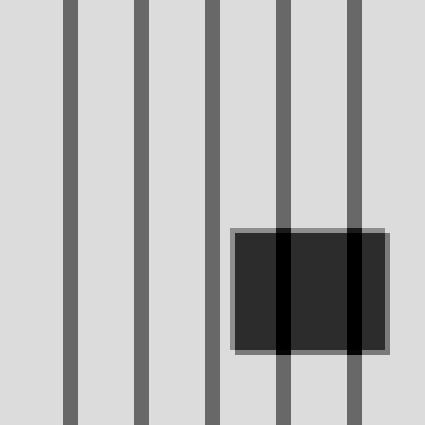
%> input picture code/new/results/cTest/demo.jpg, 425 x 425 px
$ octave demoTest.m   (GNU Octave 9; MATLAB toolbox functions it lacks are replaced by stand-ins)
%> lines starting %> are read from the running program, lines starting %| are printed output that depends on the picture
### code/new/kernel/estKernel.m
function [dx, dy, c] =  estKernel(I)
%% estimate the shift [dx dy] and the attenuation c
dim = ndims(I);
if dim == 3
    I = rgb2gray(I);
end
% Laplacian = [0 -1 0; -1 4 -1; 0 -1 0];
% resp = imfilter(I, Laplacian); % extract edge

hy = fspecial('sobel');
hx = hy';
Iy = imfilter(double(I), hy, 'replicate');
Ix = imfilter(double(I), hx, 'replicate');
gI = sqrt(Ix.^2+Iy.^2);
resp = gI;
resp(abs(resp)>0.2) = 0;      % eliminate the strong edge that are likely
                           % belong to transmission layer)

auto_corr = xcorr2(abs(resp), abs(resp));

bdry = ceil(min(size(I))/2);         % eliminate the autocorrelation in boundary
auto_corr = auto_corr(1+bdry:end-bdry, 1+bdry:end-bdry);

max_1 = ordfilt2(auto_corr, 25, true(5));

center = ceil(size(auto_corr)/2);
auto_corr(center(1) - 6 : center(1) + 6, center(2) - 6 : center(2) + 6) = 0; % remove the autocorrelation in the neighbour of center for the edge have width

a = (auto_corr == max_1);
r = 5;
mask = zeros(2*r+1);
for i = 1:2*r+1
    for j = 1:2*r+1
        if (i-r-1)^2+(j-r-1)^2 <= r*r
            mask(i,j) = 1;
        end
    end
end
fa = imfilter(double(a),mask);
faa = fa.*a;
candidates = find(faa == 1);
candidates_val = auto_corr(candidates);

cur_max = 0;
dy = 0;
dx = 0;
offset = (size(auto_corr)+1)/2;
for i = 1 : length(candidates)
    if (candidates_val(i) >= cur_max)
        [dy, dx] = ind2sub(size(auto_corr), candidates(i));
        dy = dy - offset(1);
        dx = dx - offset(2);
        cur_max = candidates_val(i); % current maximum
    end
end
dx = ceil(dx);
dy = ceil(dy);
c = estAttenuation(I, dx, dy);

### code/new/kernel/estAttenuation.m
function [c,score,w,attn] = estAttenuation(I, dx, dy)
% estimate the attenuation c of double reflection with shift [dx dy]
if size(I,3)~=1
    I = rgb2gray(I);
end
cns = corner(I);
hw = 18;
% m = [];
score = zeros(size(cns,1),1);
attn = score*0;
w = score*0;
eps = 0.001;

for i = 1 : size(cns,1)
    p1 = get_patch(I, cns(i,1), cns(i,2), hw);
    p2 = get_patch(I, cns(i,1) + dx, cns(i,2) + dy, hw);
    if ~isempty(p1) && ~isempty(p2)
        p1 = double(p1(:)); p2 = double(p2(:));
        %p1 = p1 - mean(p1); p2 = p2 - mean(p2);
        score(i) = sum(p1.*p2)/sum(p1.^2).^0.5/sum(p2.^2).^0.5;
        attn(i) = (max(p2)-min(p2)+eps)/(max(p1)-min(p1)+eps);
        if (attn(i) < 1) && (attn(i) > 0)
            w(i) = exp(-score(i)/(2*0.2^2));
        end
    end
end
c = sum(w.*attn)/sum(w);


function p = get_patch(I, x, y, hw)
if (x>hw)&&(x<size(I,2)-hw)&&(y>hw)&&(y<size(I,1)-hw)
    p=I(y-hw:y+hw, x-hw:x+hw);
else
    p=[];
end

### code/new/kernel/kernel.m
function [dx, dy, c] =  kernel(I)
%% estimate the shift [dx dy] and the attenuation c
dim = ndims(I);
if dim == 3
    I = rgb2gray(I);
end
% Laplacian = [0 -1 0; -1 4 -1; 0 -1 0];
% resp = imfilter(I, Laplacian);

hy = fspecial('sobel');
hx = hy';
Iy = imfilter(double(I), hy, 'replicate');
Ix = imfilter(double(I), hx, 'replicate');
gI = sqrt(Ix.^2+Iy.^2);

cen = 3;
[~,ce] = kmeans(gI(:),cen);
[cv,~] = sort(ce,'descend');
%gI(gI > cv(2)) = 0;
resp = gI;
resp(abs(resp)>0.2) = 0;

auto_corr = xcorr2(abs(resp), abs(resp)); % 对edge map求自相关矩阵
                                          % 若移动越界，则其余部分补为0
                                          % c(i,j):原图与原图下移i右移j的卷积

bdry = ceil(min(size(I))/2);         % eliminate the autocorrelation in boundary
auto_corr = auto_corr(1+bdry:end-bdry, 1+bdry:end-bdry);

max_1 = ordfilt2(auto_corr, 25, true(5));

center = size(I) - bdry;
auto_corr(center(1), center(2)) = 0;

a = (auto_corr == max_1);
candidates = find(a == 1);
candidates_val = auto_corr(candidates);

offset = (size(auto_corr)+1)/2;
cur_max = 0; dx = 0; dy = 0;

for i = 1 : length(candidates)
    [cur_y, cur_x] = ind2sub(size(auto_corr), candidates(i));
    cur_y = cur_y - offset(1); cur_x = cur_x - offset(2);
    cur_c = attenuation(I,cur_x,cur_y);
    if (candidates_val(i) >= cur_max) && (cur_c < 0.9)
        dy = cur_y; dx = cur_x; c = cur_c;
        cur_max = candidates_val(i); % current maximum
    end
end
end

### code/new/kernel/attenuation.m
function [c,score,w,attn] = attenuation(I, dx, dy)
% estimate the attenuation c of double reflection with shift [dx dy]
if size(I,3)~=1
    I = rgb2gray(I);
end
cns = corner(I);
hw = ceil(min(abs(dx),abs(dy))/2);
ave = fspecial('average',[3,3]);
psize = 2*hw + 1; center = (psize^2+1)/2; eps = 0.01;
ind = vec(1:psize^2); beta = exp(-abs(ind-center)/psize^2);
% m = [];
score = zeros(size(cns,1),1);
attn = score*0;
w = score*0;
for j = 1 : size(cns,1)
    p1 = get_patch(I, cns(j,1), cns(j,2), hw);
    p2 = get_patch(I, cns(j,1) + dx, cns(j,2) + dy, hw);
    p1_ave = imfilter(p1,ave); p2_ave = imfilter(p2,ave);
    if ~isempty(p1) && ~isempty(p2)
        p1 = double(p1(:)); p2 = double(p2(:));
        p1_ave = double(p1_ave(:)); p2_ave = double(p2_ave(:));
        np1 = (sum(p1.^2))^0.5; np2 = (sum(p2.^2))^0.5;
        %p1 = p1 - mean(p1); p2 = p2 - mean(p2);
        if (np1 == 0) || (np2 == 0)
            score(j) = 0;
        else
            score(j) = sum(p1.*p2)/np1/np2;
        end
        attn(j) = sum(beta.*((p2_ave+eps)./(p1_ave+eps))) / sum(beta);
        if (attn(j) < 1) && ( attn(j) > 0)
            w(j) = exp(10*(score(j)-1)); % w(j) = exp(-score(j)/(2*0.2^2));
        end
    end
end
c = sum(w.*attn)/sum(w);


% [6 lines left out: function get_patch, not called in this run]

### code/new/garbage/demoTest.m
% kernel和estKernel都未去除强边
addpath('experiments');
addpath('results\demo_real_deghost');
I = imread('demo.jpg');
%> I is the input picture: size 425x425 uint8; min 0, max 247, mean 182.5
%I = im2double(imread('A9RF22E.png')); I = rgb2gray(I);

[dx1,dy1,c1] = estKernel(I); % [0,0,NAN]
%> in estKernel, `Iy = imfilter(double(I), hy, 'replicate');`:
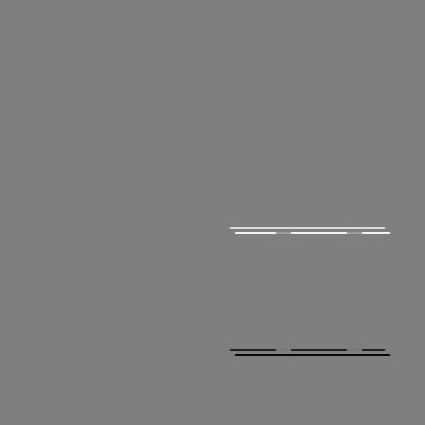
%> Iy: size 425x425 double; min -424, max 427, mean 0; drawn with min black and max white
%> in estKernel, `Ix = imfilter(double(I), hx, 'replicate');`:
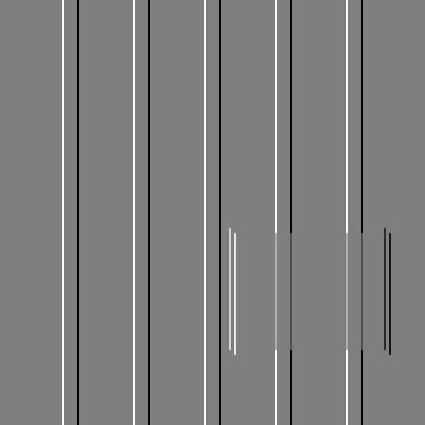
%> Ix: size 425x425 double; min -472, max 472, mean 0; drawn with min black and max white
%> in estKernel, `gI = sqrt(Ix.^2+Iy.^2);`:
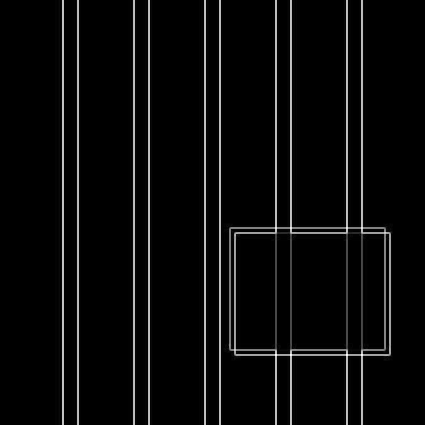
%> gI: size 425x425 double; min 0, max 617.2, mean 25.7; drawn with min black and max white
%> in estKernel, `resp(abs(resp)>0.2) = 0;`: resp: size 425x425 double; every value is 0
%> in estKernel, `auto_corr = xcorr2(abs(resp), abs(resp));`: auto_corr: size 849x849 double; every value is 0
%> in estKernel, `auto_corr = auto_corr(1+bdry:end-bdry, 1+bdry:end-bdry);`: auto_corr: size 423x423 double; every value is 0
%> in estKernel, `a = (auto_corr == max_1);`: a: size 423x423 logical; every value is 1
%> in estKernel, `fa = imfilter(double(a),mask);`:
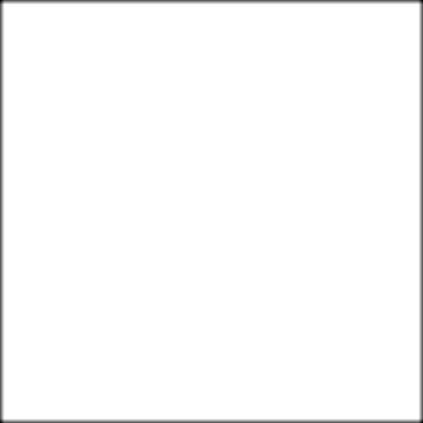
%> fa: size 423x423 double; min 26, max 81, mean 80.2; drawn with min black and max white
%> in estKernel, `candidates = find(faa == 1);`: candidates = []
%> after the loop in estKernel, `for i = 1 : length(candidates)`: cur_max = 0
%> in estAttenuation, `cns = corner(I);`: cns = 25 rows, first 12: [347 355; 291 355; 276 355; 362 355; 291 229; 347 228; 277 228; 362 229; 346 233; 292 233; 363 233; 275 233]
%> in estAttenuation, `attn = score*0;`: attn = 25 values from 0 to 0
%> the loop in estAttenuation, `for i = 1 : size(cns,1)` made 25 passes
%> pass 1, in get_patch, `p=I(y-hw:y+hw, x-hw:x+hw);`:
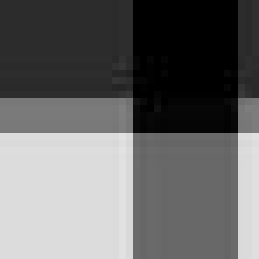
%> p: size 37x37 uint8 (shown 7 times larger); min 0, max 226, mean 104.3
%> pass 2, in get_patch (call 3), `p=I(y-hw:y+hw, x-hw:x+hw);`:
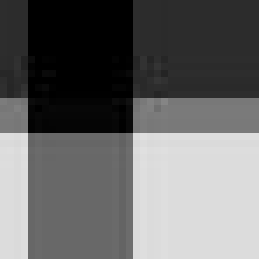
%> p: size 37x37 uint8 (shown 7 times larger); min 0, max 224, mean 104.2
%> after the loop in estAttenuation, `for i = 1 : size(cns,1)`: attn = 25 values from 1 to 1; score = 25 values, max 1 at index 1, min 1 at index 2, mean 1
%> in estAttenuation, `c = sum(w.*attn)/sum(w);`: c = NaN
%> dx1 = 0; dy1 = 0; c1 = NaN
[dx2,dy2,c2] = kernel(I);  % [71,0,0.8107]
%> in kernel, `[~,ce] = kmeans(gI(:),cen);`: ce = [1.56; 453.9; 247.7]
%> in kernel, `[cv,~] = sort(ce,'descend');`: cv = [453.9; 247.7; 1.56]
%> in kernel, `candidates = find(a == 1);`: candidates = 178929 values from 1 to 178929
%> the loop in kernel, `for i = 1 : length(candidates)` made 1 pass
%> (cur_y, cur_x, hw in attenuation, ave in attenuation, psize in attenuation, center in attenuation, eps in attenuation) on pass 1: (-211, -211, 106, [0.111 0.111 0.111; 0.111 0.111 0.111; 0.111 0.111 0.111], 213, 22685, 0.01)
%> the run ends on the next line
